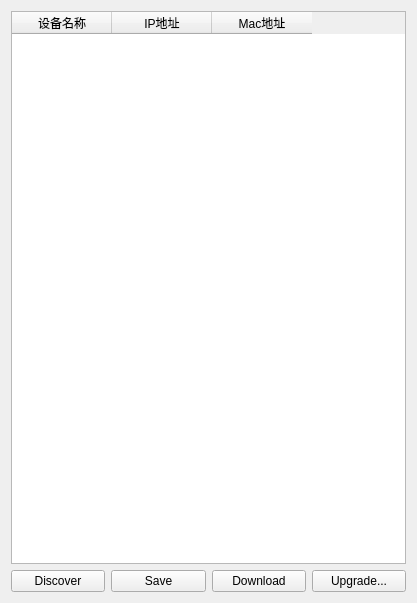
<?xml version="1.0" encoding="UTF-8"?>
<ui version="4.0">
 <class>iRdmView</class>
 <widget class="QWidget" name="iRdmView">
  <property name="geometry">
   <rect>
    <x>0</x>
    <y>0</y>
    <width>417</width>
    <height>603</height>
   </rect>
  </property>
  <property name="minimumSize">
   <size>
    <width>0</width>
    <height>600</height>
   </size>
  </property>
  <property name="windowTitle">
   <string>iRdmView</string>
  </property>
  <layout class="QVBoxLayout" name="verticalLayout">
   <item>
    <widget class="QTableWidget" name="tableWidget">
     <property name="selectionMode">
      <enum>QAbstractItemView::SingleSelection</enum>
     </property>
     <property name="selectionBehavior">
      <enum>QAbstractItemView::SelectRows</enum>
     </property>
     <attribute name="verticalHeaderVisible">
      <bool>true</bool>
     </attribute>
     <column>
      <property name="text">
       <string>设备名称</string>
      </property>
     </column>
     <column>
      <property name="text">
       <string>IP地址</string>
      </property>
     </column>
     <column>
      <property name="text">
       <string>Mac地址</string>
      </property>
     </column>
    </widget>
   </item>
   <item>
    <layout class="QGridLayout" name="gridLayout">
     <item row="0" column="0">
      <widget class="QPushButton" name="btnDiscover">
       <property name="text">
        <string>Discover</string>
       </property>
      </widget>
     </item>
     <item row="0" column="1">
      <widget class="QPushButton" name="btnSave">
       <property name="text">
        <string>Save</string>
       </property>
      </widget>
     </item>
     <item row="0" column="2">
      <widget class="QPushButton" name="btnDownload">
       <property name="text">
        <string>Download</string>
       </property>
      </widget>
     </item>
     <item row="0" column="3">
      <widget class="QPushButton" name="btnUpgrade">
       <property name="text">
        <string>Upgrade...</string>
       </property>
      </widget>
     </item>
    </layout>
   </item>
  </layout>
 </widget>
 <layoutdefault spacing="6" margin="11"/>
 <resources/>
 <connections/>
</ui>
